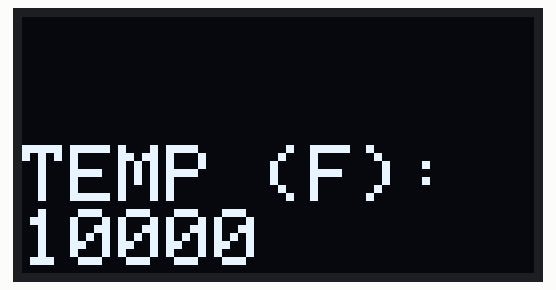
A sketch run on a simulated Arduino Uno, built with avr-gcc and run on an emulated ATmega328P. Shown: 128×64 one-colour display. The display library's start-up logo is not drawn.

Above: at 4.2 s.

The sketch:

oled_base.ino
```cpp
// OLED INIT //
#include <Adafruit_SSD1306.h>
#define SCREEN_WIDTH 128 // OLED display width, in pixels
#define SCREEN_HEIGHT 64 // OLED display height, in pixels

// Declaration for an SSD1306 display connected to I2C (SDA, SCL pins)
#define OLED_RESET     -1 // Reset pin # (or -1 if sharing Arduino reset pin)
Adafruit_SSD1306 display(SCREEN_WIDTH, SCREEN_HEIGHT, &Wire, OLED_RESET);
// OLED INIT //

void setup() {
  Serial.begin(9600);
  // OLED SETUP //
  // Display Setup
  if(!display.begin(SSD1306_SWITCHCAPVCC, 0x3C)) {
    Serial.println(F("SSD1306 allocation failed"));
    for(;;); // Don't proceed, loop forever
  }
  display.display();
  delay(2000); // Pause for 2 seconds

  // Clear the buffer
  display.clearDisplay();
  display.setTextSize(1); // Draw 2X-scale text
  display.setTextColor(WHITE);
  display.setCursor(0, 0);
  display.display();      // Show initial text
  delay(2000);
  // OLED SETUP //
}

void loop() {
  // OLED LOOP //
  update_screen();
  // OLED LOOP //
}

// OLED FUNCTIONS //
void update_screen() {
  // setup
  display.clearDisplay();

  //
  display.setCursor(0, 0);
  display.setTextSize(2); // Draw 2X-scale text
  display.setCursor(0, 32);
  display.print("TEMP (F): ");
  display.print(10000);

  display.display();
}
// OLED FUNCTIONS //
```
